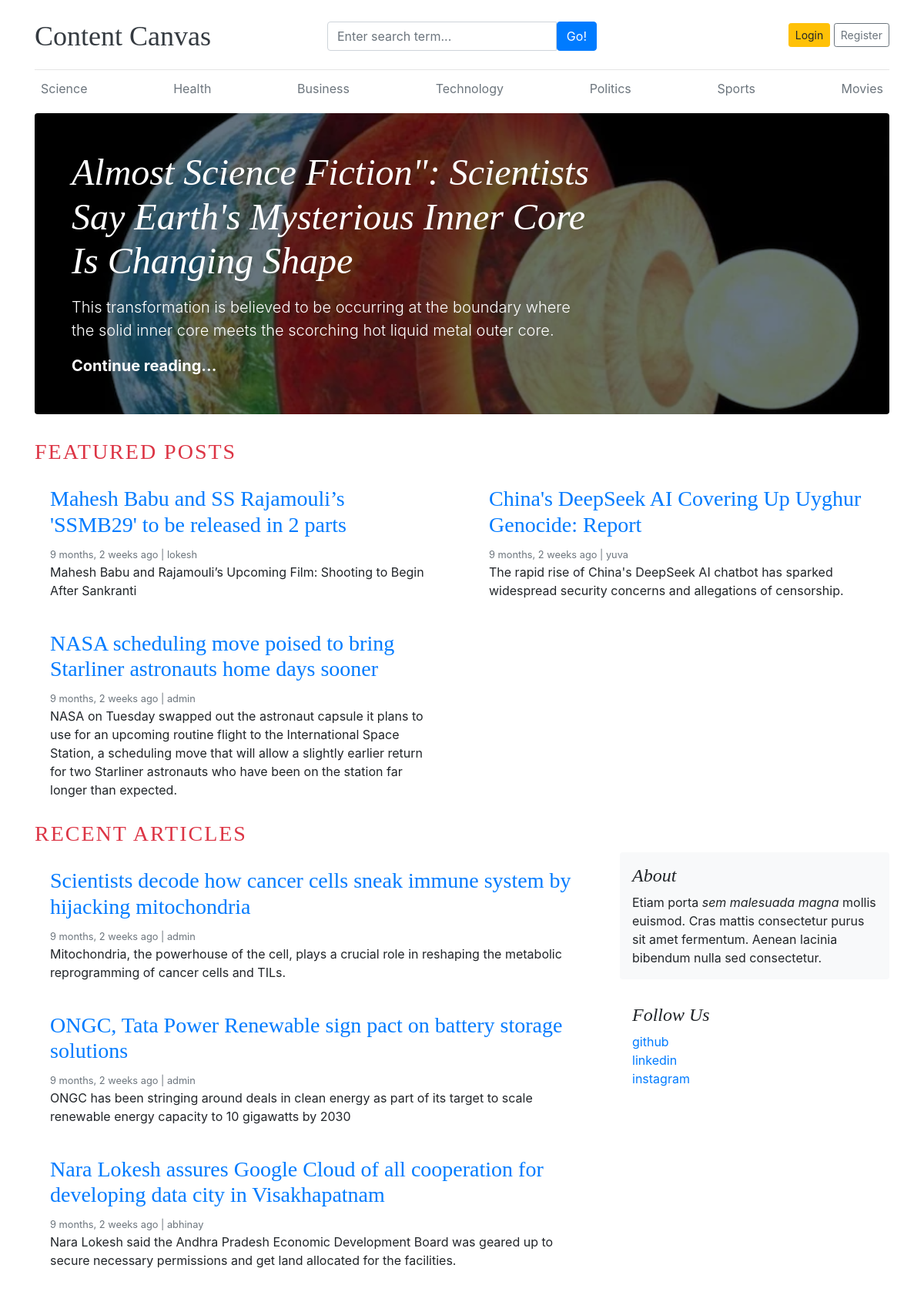
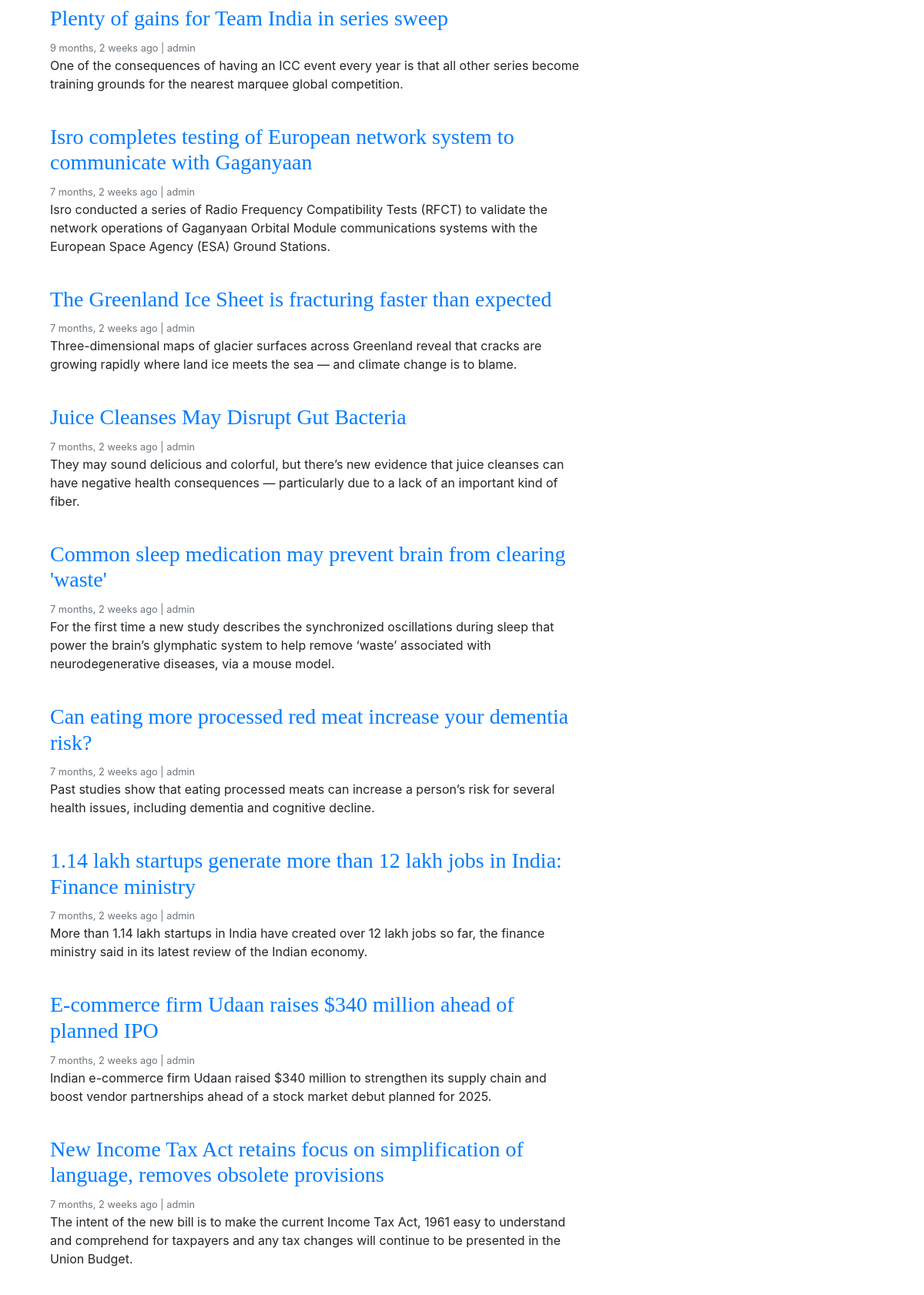
The page / (upper part) on the database its author committed (2 pictures, top to bottom).
### blog/models.py (models this page shows, shortened)
class Category(models.Model):
    category_name=models.CharField(max_length=50,unique=True)
    created_at=models.DateTimeField(auto_now_add=True)
    updated_at=models.DateTimeField(auto_now_add=True)
    class Meta:
        verbose_name_plural='categories'

class Blog(models.Model):
    title=models.CharField(max_length=100)
    slug=models.SlugField(max_length=100)
    category=models.ForeignKey(Category,on_delete=models.CASCADE)
    author=models.ForeignKey(User,on_delete=models.CASCADE)
    featured_image=models.ImageField(upload_to='uploads/%y/%m/%d')
    short_description=models.TextField(max_length=500)
    blog_body=models.TextField(max_length=2000)
    status=models.CharField(max_length=20,choices=STATUS_CHOICES,default="Draft")
    is_featured=models.BooleanField(default=True)
    created_at=models.DateTimeField(auto_now_add=True)
    updated_at=models.DateTimeField(auto_now_add=True)

### social/models.py (models this page shows, shortened)
class SocialLink(models.Model):
    platform=models.CharField(max_length=25)
    link=models.URLField(max_length=100)
    created_at=models.DateTimeField(auto_now_add=True)
    updated_at=models.DateTimeField(auto_now_add=True)

### contentcanvas/views.py (the view)
# urls.py: 2. Add a URL to urlpatterns:  path('', views.home, name='home')
def home(request):
    featured_posts=Blog.objects.filter(is_featured=True,status='Published').order_by('-updated_at')
    posts=Blog.objects.filter(is_featured=False,status='Published')
    context={
        'featured_posts':featured_posts,
        'posts':posts
    }
    return render(request,'home.html',context)

### blog/context_processors.py (called while the page is built)
def get_categories(request):
    categories=Category.objects.all()
    return dict(categories=categories)

def get_social_links(request):
    social_links=SocialLink.objects.all()
    return dict(social_links=social_links)

### templates/home.html
{% extends "base.html" %}
  {% block content %}
  {% for post in featured_posts %}
  {% if forloop.first %}
<div class="jumbotron p-3 p-md-5 text-white rounded bg-dark" style="background-image: url({{post.featured_image.url}});background-blend-mode: overlay;background-size:cover;">
    <div class="col-md-8 px-0">
      <h1 class="display-4 font-italic">{{post.title}}</h1>
      <p class="lead my-3">{{post.short_description}}</p>
      <p class="lead mb-0"><a href="{% url 'blogs' post.slug %}" class="text-white font-weight-bold">Continue reading...</a></p>
    </div>
  </div>
  {% endif %}
  {% endfor %}
  <h3 class="text-uppercase text-danger" style="letter-spacing:2px;">Featured Posts</h3>
  <div class="row mb-2">
    {% for post in featured_posts %}
    {% if not forloop.first %}
    <div class="col-md-6">
      <div class="card border-0" >
        <div class="card-body">
          <h3><a href="{% url 'blogs' post.slug %}">{{post.title}}</a></h3>
          <small class="mb-1 text-muted">{{post.created_at | timesince}} ago | {{post.author}}</small>
          <p class="card-text">{{post.short_description}}</p>
        </div>
      </div>
    </div>
    {% endif %}
    {% endfor %}
  </div>
  <h3 class="text-uppercase text-danger" style="letter-spacing:2px;">Recent Articles</h3>
  <main role="main" class="container p-0">
    <div class="row">
      <div class="col-md-8 blog-main">
      {% for post in posts %}
        <div class="card border-0" >
          <div class="card-body">
            <h3><a href="{% url 'blogs' post.slug %}">{{post.title}}</a></h3>
            <small class="mb-1 text-muted">{{post.created_at | timesince}} ago | {{post.author}}</small>
            <p class="card-text">{{post.short_description}}</p>
          </div>
        </div>
        {% endfor %}
      </div>
      <aside class="col-md-4 blog-sidebar">
        <div class="p-3 mb-3 bg-light rounded">
          <h4 class="font-italic">About</h4>
          <p class="mb-0">Etiam porta <em>sem malesuada magna</em> mollis euismod. Cras mattis consectetur purus sit amet fermentum. Aenean lacinia bibendum nulla sed consectetur.</p>
        </div>
        {% if social_links %}
        <div class="p-3">
          <h4 class="font-italic">Follow Us</h4>
          <ol class="list-unstyled">
            {% for i in social_links %}
            <li><a href="{{i.link}}" target="_blank">{{i.platform}}</a></li>
            {% endfor %}
          </ol>
        </div>
        {% endif %}
      </aside>
    </div>
  </main>
</div>
{% endblock %}

### templates/base.html (shortened to what this page needs)
{% load static %}
<!DOCTYPE html>
<html lang="en">
<head>
    <link href="https://getbootstrap.com/docs/4.0/dist/css/bootstrap.min.css" rel="stylesheet">
    <link href="{% static "css/cc.css" %}" rel="stylesheet">
    <link rel="stylesheet" href="https://cdnjs.cloudflare.com/ajax/libs/font-awesome/4.7.0/css/font-awesome.min.css">
  </head>
<body>
    <div class="container">
      <header class="blog-header py-3">
        <div class="row flex-nowrap justify-content-between align-items-center">
          <div class="col-4 pt-1">
            <a class="blog-header-logo text-dark" href="/">Content Canvas</a>
          </div>
           <div class="col-4 pt-1">
            <form action="{% url 'search' %}" method="GET">
             <div class="input-group">
                    <input class="form-control" type="text" name="keyword" value="{{keyword}}" placeholder="Enter search term..." aria-label="Enter search term..." aria-describedby="button-search" />
                    <button type="submit" class="btn btn-primary" id="button-search" type="button">Go!</button>
              </div>
             </form>
            </div>
          <div class="col-4 d-flex justify-content-end align-items-center">
           {% if not user.is_authenticated %}
            <a class="btn btn-sm btn-warning" href="{% url 'login' %}">Login</a> &nbsp;
            <a class="btn btn-sm btn-outline-secondary" href="{% url 'register' %}">Register</a>
          </div>
           {% else %}
           <span><a href="{% url 'dashboard' %}">Dashboard</a><span>
           <span><a href="{% url 'logout' %}"> Logout</a></span>
           {% endif %}
        </div>
      </header>
      <div class="nav-scroller py-1 mb-2">
        <nav class="nav d-flex justify-content-between">
          {% for cat in categories %}
          <a class="p-2 text-muted" href="{% url 'posts_by_category' cat.id %}">{{cat.category_name}}</a>
          {% endfor %}
        </nav>
      </div>
{% block content %}
{% endblock  %}
  </body>
  </html>

### contentcanvas/static/css/cc.css (style rules this page uses)
.blog-header { border-bottom: 1px solid #e5e5e5; }
.blog-header-logo { font-family: "Playfair Display", Georgia, "Times New Roman", serif; font-size: 2.25rem; }
h1, h2, h3, h4, h5, h6 { font-family: "Playfair Display", Georgia, "Times New Roman", serif; }
.display-4 { font-size: 2.5rem; }
@media (min-width: 768px) { .display-4 { font-size: 3rem; } }

### rows shown on the page
Category: category_name "Science"
Category: category_name "Health"
Category: category_name "Business"
Category: category_name "Technology"
Category: category_name "Politics"
Category: category_name "Sports"
Category: category_name "Movies"
Blog: featured_image (picture), title "Almost Science Fiction\": Scientists Say Earth's Mysterious Inner Core Is Changing Shape", short_description "This transformation is believed to be occurring at the boundary where the solid inner core meets the scorching hot liquid metal outer core."
Blog: title "Mahesh Babu and SS Rajamouli’s 'SSMB29' to be released in 2 parts", created_at "9 months, 2 weeks", author "lokesh", short_description "Mahesh Babu and Rajamouli’s Upcoming Film: Shooting to Begin After Sankranti"
Blog: title "China's DeepSeek AI Covering Up Uyghur Genocide: Report", created_at "9 months, 2 weeks", author "yuva", short_description "The rapid rise of China's DeepSeek AI chatbot has sparked widespread security concerns and allegations of censorship."
Blog: title "NASA scheduling move poised to bring Starliner astronauts home days sooner", created_at "9 months, 2 weeks", author "admin", short_description "NASA on Tuesday swapped out the astronaut capsule it plans to use for an upcoming routine flight to the International Space Station, a scheduling move that will allow a slightly earlier return for two Starliner astronauts who have been on the station far longer than expected."
Blog: title "Scientists decode how cancer cells sneak immune system by hijacking mitochondria", created_at "9 months, 2 weeks", author "admin", short_description "Mitochondria, the powerhouse of the cell, plays a crucial role in reshaping the metabolic reprogramming of cancer cells and TILs."
Blog: title "ONGC, Tata Power Renewable sign pact on battery storage solutions", created_at "9 months, 2 weeks", author "admin", short_description "ONGC has been stringing around deals in clean energy as part of its target to scale renewable energy capacity to 10 gigawatts by 2030"
Blog: title "Nara Lokesh assures Google Cloud of all cooperation for developing data city in Visakhapatnam", created_at "9 months, 2 weeks", author "abhinay", short_description "Nara Lokesh said the Andhra Pradesh Economic Development Board was geared up to secure necessary permissions and get land allocated for the facilities."
Blog: title "Plenty of gains for Team India in series sweep", created_at "9 months, 2 weeks", author "admin", short_description "One of the consequences of having an ICC event every year is that all other series become training grounds for the nearest marquee global competition."
Blog: title "Isro completes testing of European network system to communicate with Gaganyaan", created_at "7 months, 2 weeks", author "admin", short_description "Isro conducted a series of Radio Frequency Compatibility Tests (RFCT) to validate the network operations of Gaganyaan Orbital Module communications systems with the European Space Agency (ESA) Ground Stations."
Blog: title "The Greenland Ice Sheet is fracturing faster than expected", created_at "7 months, 2 weeks", author "admin", short_description "Three-dimensional maps of glacier surfaces across Greenland reveal that cracks are growing rapidly where land ice meets the sea — and climate change is to blame."
Blog: title "Juice Cleanses May Disrupt Gut Bacteria", created_at "7 months, 2 weeks", author "admin", short_description "They may sound delicious and colorful, but there’s new evidence that juice cleanses can have negative health consequences — particularly due to a lack of an important kind of fiber."
Blog: title "Common sleep medication may prevent brain from clearing 'waste'", created_at "7 months, 2 weeks", author "admin", short_description "For the first time a new study describes the synchronized oscillations during sleep that power the brain’s glymphatic system to help remove ‘waste’ associated with neurodegenerative diseases, via a mouse model."
Blog: title "Can eating more processed red meat increase your dementia risk?", created_at "7 months, 2 weeks", author "admin", short_description "Past studies show that eating processed meats can increase a person’s risk for several health issues, including dementia and cognitive decline."
Blog: title "1.14 lakh startups generate more than 12 lakh jobs in India: Finance ministry", created_at "7 months, 2 weeks", author "admin", short_description "More than 1.14 lakh startups in India have created over 12 lakh jobs so far, the finance ministry said in its latest review of the Indian economy."
Blog: title "E-commerce firm Udaan raises $340 million ahead of planned IPO", created_at "7 months, 2 weeks", author "admin", short_description "Indian e-commerce firm Udaan raised $340 million to strengthen its supply chain and boost vendor partnerships ahead of a stock market debut planned for 2025."
Blog: title "New Income Tax Act retains focus on simplification of language, removes obsolete provisions", created_at "7 months, 2 weeks", author "admin", short_description "The intent of the new bill is to make the current Income Tax Act, 1961 easy to understand and comprehend for taxpayers and any tax changes will continue to be presented in the Union Budget."
SocialLink: platform "github"
SocialLink: platform "linkedin"
SocialLink: platform "instagram"
